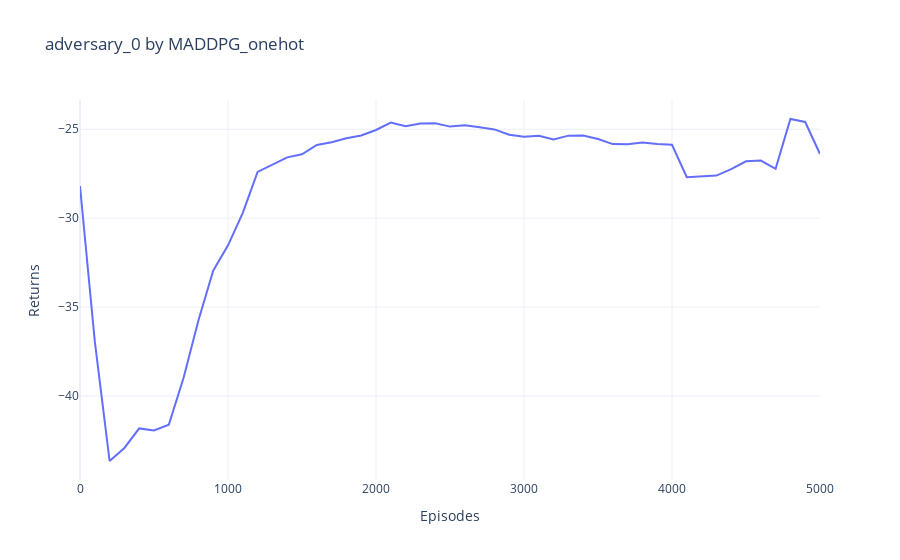
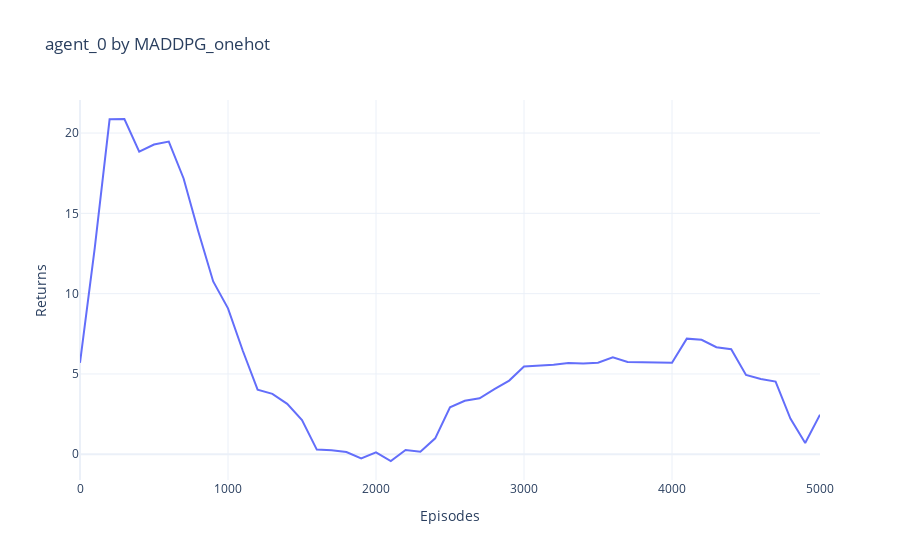
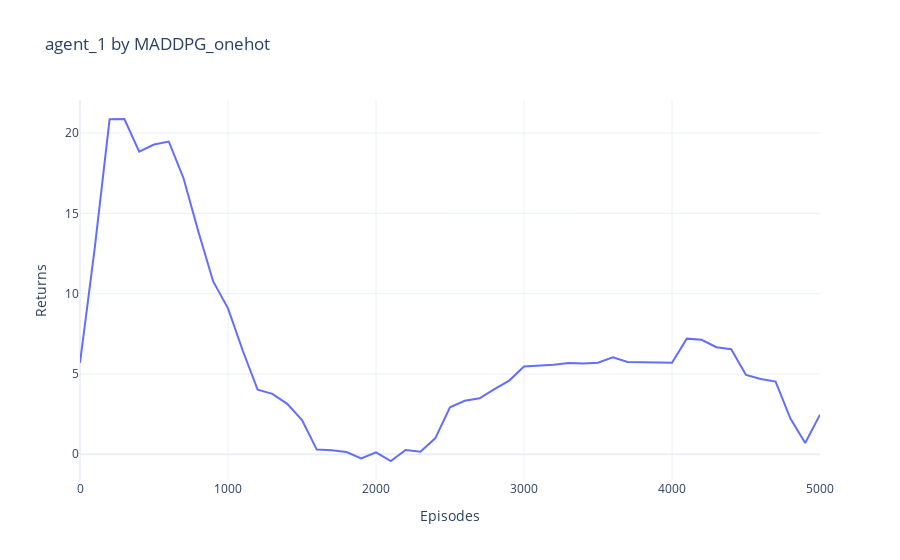

These figures' notebook cell, in order:
### Code cell
import plotly.graph_objects as go
import numpy as np
import pandas as pd
from utils.smoothing import moving_average
# 从CSV文件读取数据
loaded_data = pd.read_csv('MADDPG_onehot_returns_data.csv', header=None).values
# 使用Plotly绘图
agents = ["adversary_0", "agent_0", "agent_1"]

for i, agent_name in enumerate(agents):
    # 计算x轴数据（每100个episode一个点）
    x_data = np.arange(loaded_data.shape[0]) * 100
    y_data = moving_average(loaded_data[:, i], 9)
    fig = go.Figure()
    fig.add_trace(go.Scatter(
        x=x_data,
        y=y_data,
        mode='lines',
        name=agent_name,
        line=dict(width=2)
    ))
    fig.update_layout(
        title=f"{agent_name} by MADDPG_onehot",
        xaxis_title="Episodes",
        yaxis_title="Returns",
        hovermode="x unified",
        template="plotly_white"
    )
    
    fig.show()

### Figure 1 — Plotly figure (JSON) as saved in the notebook; plotly's stock layout.template omitted (floating-point values rounded to 4 significant figures)
{"data": [{"line": {"width": 2}, "mode": "lines", "name": "adversary_0", "type": "scatter", "x": [0, 100, 200, 300, 400, 500, 600, 700, 800, 900, 1000, 1100, 1200, 1300, 1400, 1500, 1600, 1700, 1800, 1900, 2000, 2100, 2200, 2300, 2400, 2500, 2600, 2700, 2800, 2900, 3000, 3100, 3200, 3300, 3400, 3500, 3600, 3700, 3800, 3900, 4000, 4100, 4200, 4300, 4400, 4500, 4600, 4700, 4800, 4900, 5000], "y": [-28.19, -36.94, -43.66, -42.93, -41.83, -41.95, -41.63, -38.98, -35.75, -32.95, -31.53, -29.7, -27.4, -26.98, -26.58, -26.4, -25.88, -25.73, -25.5, -25.35, -25.04, -24.62, -24.83, -24.68, -24.66, -24.85, -24.77, -24.89, -25.01, -25.31, -25.42, -25.36, -25.57, -25.36, -25.35, -25.54, -25.83, -25.85, -25.75, -25.83, -25.87, -27.7, -27.65, -27.6, -27.25, -26.8, -26.76, -27.22, -24.42, -24.59, -26.39]}], "layout": {"hovermode": "x unified", "title": {"text": "adversary_0 by MADDPG_onehot"}, "xaxis": {"title": {"text": "Episodes"}}, "yaxis": {"title": {"text": "Returns"}}}}

### Figure 2 — Plotly figure (JSON) as saved in the notebook; plotly's stock layout.template omitted (floating-point values rounded to 4 significant figures)
{"data": [{"line": {"width": 2}, "mode": "lines", "name": "agent_0", "type": "scatter", "x": [0, 100, 200, 300, 400, 500, 600, 700, 800, 900, 1000, 1100, 1200, 1300, 1400, 1500, 1600, 1700, 1800, 1900, 2000, 2100, 2200, 2300, 2400, 2500, 2600, 2700, 2800, 2900, 3000, 3100, 3200, 3300, 3400, 3500, 3600, 3700, 3800, 3900, 4000, 4100, 4200, 4300, 4400, 4500, 4600, 4700, 4800, 4900, 5000], "y": [5.698, 12.86, 20.85, 20.87, 18.84, 19.29, 19.47, 17.17, 13.85, 10.76, 9.089, 6.445, 4.02, 3.764, 3.139, 2.124, 0.2929, 0.2554, 0.1406, -0.2573, 0.1209, -0.4179, 0.2702, 0.1618, 0.9949, 2.925, 3.331, 3.485, 4.05, 4.588, 5.459, 5.495, 5.568, 5.678, 5.649, 5.699, 6.042, 5.748, 5.732, 5.704, 5.702, 7.199, 7.125, 6.664, 6.545, 4.937, 4.683, 4.525, 2.228, 0.7029, 2.465]}], "layout": {"hovermode": "x unified", "title": {"text": "agent_0 by MADDPG_onehot"}, "xaxis": {"title": {"text": "Episodes"}}, "yaxis": {"title": {"text": "Returns"}}}}

### Figure 3 — Plotly figure (JSON) as saved in the notebook; plotly's stock layout.template omitted (floating-point values rounded to 4 significant figures)
{"data": [{"line": {"width": 2}, "mode": "lines", "name": "agent_1", "type": "scatter", "x": [0, 100, 200, 300, 400, 500, 600, 700, 800, 900, 1000, 1100, 1200, 1300, 1400, 1500, 1600, 1700, 1800, 1900, 2000, 2100, 2200, 2300, 2400, 2500, 2600, 2700, 2800, 2900, 3000, 3100, 3200, 3300, 3400, 3500, 3600, 3700, 3800, 3900, 4000, 4100, 4200, 4300, 4400, 4500, 4600, 4700, 4800, 4900, 5000], "y": [5.698, 12.86, 20.85, 20.87, 18.84, 19.29, 19.47, 17.17, 13.85, 10.76, 9.089, 6.445, 4.02, 3.764, 3.139, 2.124, 0.2929, 0.2554, 0.1406, -0.2573, 0.1209, -0.4179, 0.2702, 0.1618, 0.9949, 2.925, 3.331, 3.485, 4.05, 4.588, 5.459, 5.495, 5.568, 5.678, 5.649, 5.699, 6.042, 5.748, 5.732, 5.704, 5.702, 7.199, 7.125, 6.664, 6.545, 4.937, 4.683, 4.525, 2.228, 0.7029, 2.465]}], "layout": {"hovermode": "x unified", "title": {"text": "agent_1 by MADDPG_onehot"}, "xaxis": {"title": {"text": "Episodes"}}, "yaxis": {"title": {"text": "Returns"}}}}
